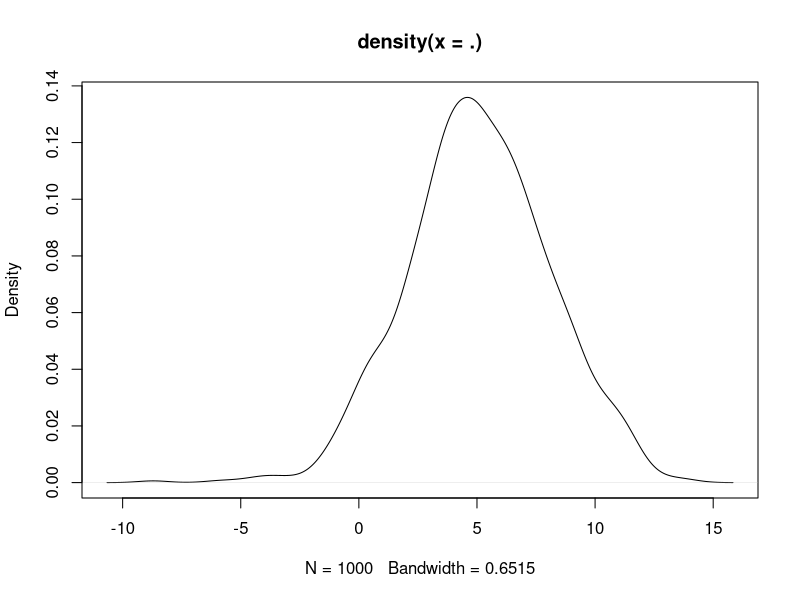

Generate this figure with R: (Note: this script raises an error after producing the figure.)
#1a
library(magrittr)
7%>%.^2%>%sqrt(.)

#1b
x = rnorm(n = 1000, mean = 5, sd = 3)
(x - mean(x) / sd(x))
max(x)

#1c
library(magrittr)
x = rnorm(n = 1000, mean = 5, sd = 3)
x%>%density(.)%>%plot(.)
max(x)

#2a
library(magrittr)
dd <- read.table("bcn_pisos.txt", header=TRUE)
dd[duplicated(dd), ]
sapply(split(dd$Valor, dd$Dist), mean) 

#2b
library(magrittr)
library(dplyr)
dd <- read.table("bcn_pisos.txt", header=TRUE)
dd[duplicated(dd), ]
num_cols%>%unlist(lapply(dd, is.numeric)) 
(num_cols - mean(num_cols) / sd(num_cols))

#2c
library(dplyr)
dd <- read.table("bcn_pisos.txt", header=TRUE)
dd[duplicated(dd), ]
dd %>%group_by(Dist)%>%mutate("Greater than is mean" = case_when(Valor > mean(Valor) ~ 'Y', TRUE ~ 'N'))

#3a
library(magrittr)
library(dplyr) 
dd <- read.table("bcn_pisos.txt", header=TRUE)
dd%>%unique()%>%group_by(Dist)%>%summarize("1Dorm"=sum(Dorm==1),"2Dorm"=sum(Dorm==2),"3Dorm"=sum(Dorm==3),
            "4Dorm"=sum(Dorm==4),"5Dorm"=sum(Dorm==5), Valor=mean(Valor), 
            "AscS"=sum(Ascens=="SI"),"AscN"=sum(Ascens=="NO"),
            Atics=sum(Planta=="Atic"),Bajos=sum(Planta=="Bajos"),Plantas=sum(Planta=="Planta"),
            Nous=sum(Edat<=10), SemiNous=sum(Edat<=20 & Edat>=11),Vells=sum(Edat<=50 & Edat>=21),MoltVells=sum(Edat>=51),
            Superf=mean(Superf))%>%rename(DistrictName=Dist)

#3b
view(dd)
str(dd)
summary(dd)
head(dd, n = 20)